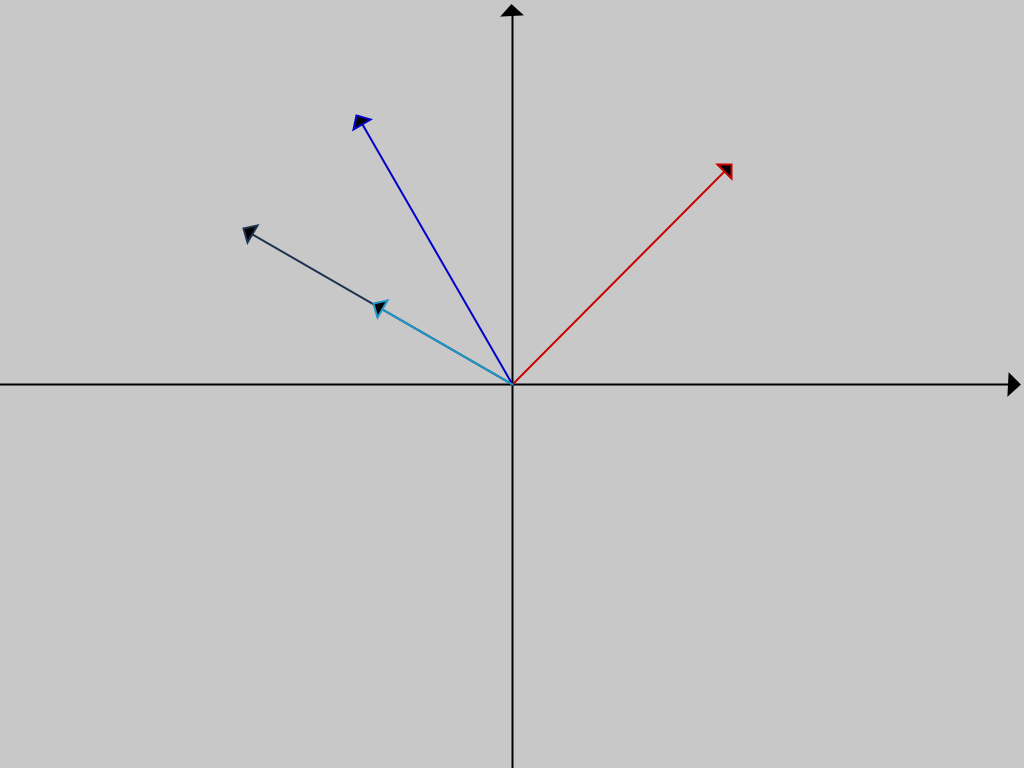
Frame 1 (no input)
Frame 60 (the mouse pressed at the canvas centre just before this capture): identical to frame 1, image omitted
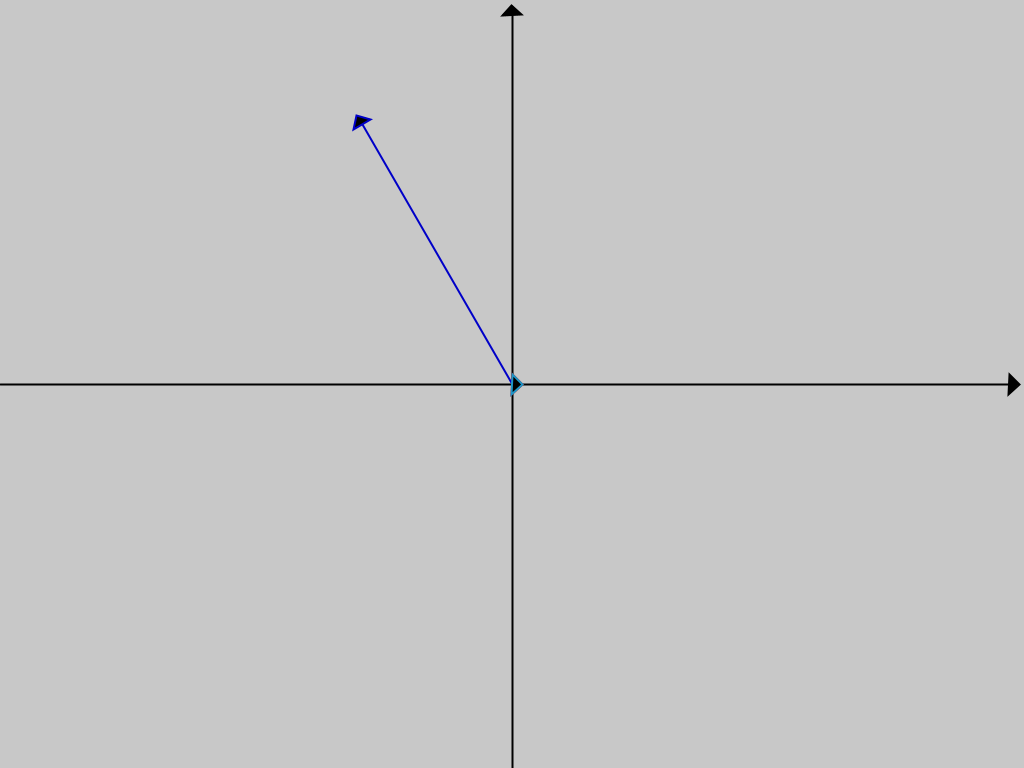
Frame 120 (the mouse held since frame 60 and released just before this capture)

The Processing sketch that drew these frames (run headless with seeded random() and noise(); from frame 60 on, the mouse is pressed at the canvas centre):

// Processing sketch: reflection_vector_2d
// ── reflection_vector_2d.pde
/*

https://marctenbosch.com/quaternions/
https://en.wikipedia.org/wiki/Bivector
https://en.wikipedia.org/wiki/Geometric_algebra
https://www.shapeoperator.com/2019/01/07/relating-dot-wedge/

*/

PVector[] vectors;

void setup() {
  size(1024, 768);
  strokeWeight(2);
  textSize(16);
  
  float magnitude = 300;
  vectors = new PVector[]{
    makeVector(magnitude, radians(-45)),
    makeVector(magnitude, radians(-120)),
  };
}

void draw() {
  background(200, 200, 200);
  drawAxes();
  
  stroke(200, 0, 0);
  drawVector(vectors[0]);
  stroke(0, 0, 200);
  drawVector(vectors[1]);

  PVector refl = lnreflect(vectors[0], vectors[1]);
  stroke(30, 50, 80);
  drawVector(refl);
  
  refl = gmreflect(vectors[0], vectors[1]);
  refl.mult(0.5);
  stroke(30, 150, 200);
  drawVector(refl);

  if (mousePressed)
    mousePressed();
}

void drawVector(PVector vec) {
  arrow(width/2, height/2, width/2+vec.x, height/2+vec.y, 10);
}

void drawAxes() {
  float tz = 10;
  stroke(0, 0, 0);
  fill(0, 0, 0);
  arrow(0, height/2, width-tz-5, height/2, tz);
  arrow(width/2, height, width/2, tz+5, tz);
}

void mousePressed() {
  int i = 0;
  if (mouseButton == RIGHT)
    i = 1;
  vectors[i] = new PVector(mouseX-width/2, mouseY-height/2);
}

void arrow(float x1, float y1, float x2, float y2, float tz) {
  line(x1, y1, x2, y2);
  
  float ang = atan2(y2-y1, x2-x1) + radians(270);
  pushMatrix();
  translate(x2, y2);
  rotate(ang);
  triangle(-tz, 0, tz, 0, 0, tz);
  popMatrix();
}

PVector makeVector(float magnitude, float angle) {
  return new PVector(magnitude*cos(angle), magnitude*sin(angle));
}

PVector normalize(PVector a) {
  PVector n = a.copy();
  n.normalize();
  return n;
}

PVector scale(PVector a, float s) {
  PVector p = a.copy();
  p.mult(s);
  return p;
}

PVector gmmulvv(PVector a, PVector b) {
  float dot = a.x*b.x + a.y*b.y;
  float wedge = a.x*b.y - a.y*b.x;
  return new PVector(dot, wedge);
}

PVector gmmulvsb(PVector a, PVector B) {
  return new PVector(a.x*B.x - a.y*B.y, a.y*B.x + a.x*B.y);
}

// The geometric product formulation of a reflected vector at axis a is r = -ava
PVector gmreflect(PVector a, PVector v) {
  a = normalize(a);
  PVector p = gmmulvsb(a, gmmulvv(v, a));
  p = scale(p, -1);
  return p;
}

// The linear algebra formulation of a reflected vector is v - a*[2*dot(v, a)/dot(a, a)]
PVector lnreflect(PVector a, PVector v) {
  float s = 2 * v.dot(a) / a.dot(a);
  PVector p = PVector.sub(v, scale(a, s));
  return p;
}
